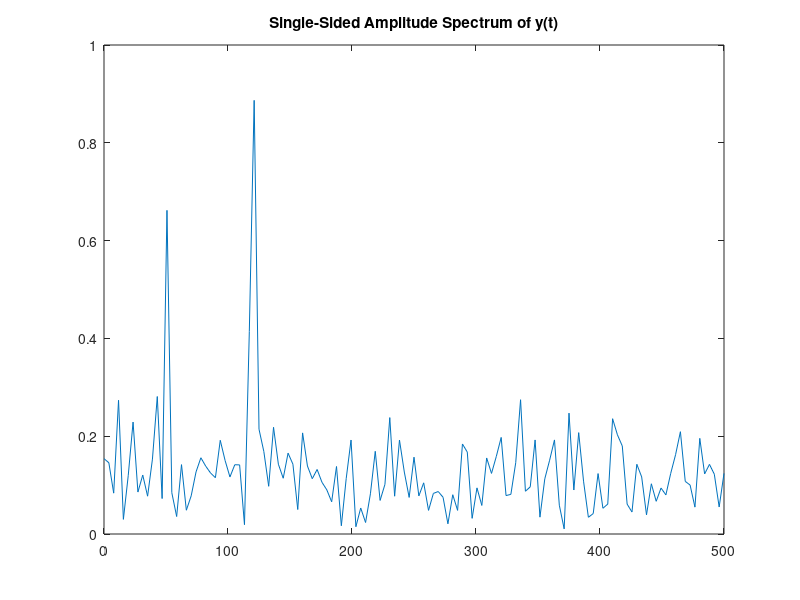

Write the MATLAB code that produced this figure.
Fs = 1000; % Sampling frequency
T = 1/Fs; % Sample time
L = 250; % Length of signal
t = (0:L-1)*T; % Time vector
% Sum of a 50 Hz sinusoid and a 120 Hz sinusoid + noise
y = 0.7*sin(2*pi*50*t)+sin(2*pi*120*t)+randn(size(t));
plot(Fs*t,y);
title('Signal Corrupted with Zero-Mean Random Noise');
NFFT = 2^nextpow2(L); % Next power of 2 from length of y
Y = fft(y,NFFT)/L; % Y = FFT of original data
f = Fs/2*linspace(0,1,NFFT/2+1); % Frequencies used by FFT
% Generate and plot single-sided amplitude spectrum.
amplitudes = 2*abs(Y(1:NFFT/2+1));
plot(f,amplitudes);
title('Single-Sided Amplitude Spectrum of y(t)');